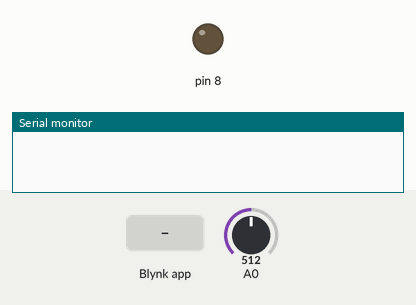
Recording of a sketch running on a simulated Arduino Uno, built with avr-gcc and run on an emulated ATmega328P. Shown: output pins drawn as LEDs (lit = HIGH), the last lines printed to the serial monitor. Inputs (shaded band) come from the test bench; at power-on: A0 = 512. WiFi joins after 1.5 s; servers stay silent unless stated.

Above: at 3.0 s.
3.1 s: Blynk app writes 1 to V8
At 7.2 s:
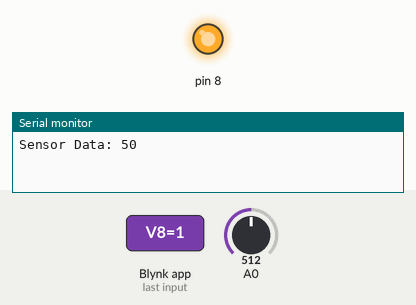
8.3 s: Blynk app writes 0 to V8
At 11.5 s:
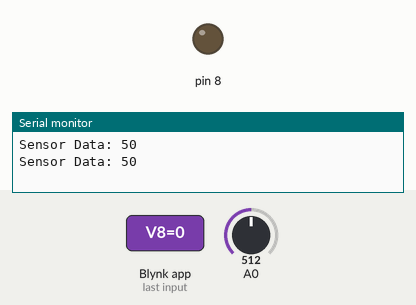
Timing chart, 0 to 13.0 s (numbered marks = the images above; inputs shaded):
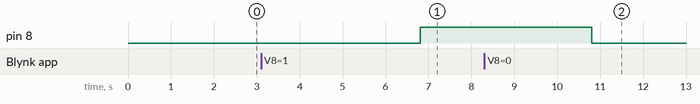

Measured:
- after the input at 3.1 s, pin 8: LOW → HIGH after 3.7 s
- after the input at 8.3 s, pin 8: HIGH → LOW after 2.5 s

The sketch:

Smart_Irrigation.ino
```cpp
#define BLYNK_TEMPLATE_ID "XXX-XXX-XXX"
#define BLYNK_DEVICE_NAME "XXX-XXX-XXX"


#define BLYNK_PRINT Serial
#include <SoftwareSerial.h>
#include <ESP8266_Lib.h>
#include <BlynkSimpleShieldEsp8266.h>

int sensor_raw_data;
int mapped_data;
int pump;
int flag = 0;

SoftwareSerial esdata(3,4);
#define auth "XXX-XXX-XXX"
#define ssid "XXX-XXX-XXX"
#define pass "XXX-XXX-XXX"
BlynkTimer timer;

ESP8266 wifi(&esdata);

void myTimerEvent() {
  //Read Soil Moisture Value From Sensor
  sensor_raw_data = analogRead(A0);

  //Map values to desired range
  mapped_data=map(sensor_raw_data, 0, 1023, 100, 0);
  delay(2000);
  String sensor_value = String(mapped_data);
  Serial.print("Sensor Data: ");
  Serial.println(mapped_data);
  delay(2000);

  //Print the value to the Gauge on the Mobile Application
  Blynk.virtualWrite(V5, mapped_data);

  //Notify the user on whether to turn on/off the water pump based on the Soil Moisture Level
  if(mapped_data < 10 && flag == 0) {
    flag = 1;
    Blynk.logEvent("moisture_level_of_soil", "Soil Moisture Is Below 10%. Turn On Water Pump.");
    } else if(mapped_data >= 10 && flag == 1) {
      flag = 0;
      Blynk.logEvent("moisture_level_of_soil", "Soil Moisture Is Above 10%. Turn Off Water Pump.");
    }
}

// Enable the button to turn on/off the water pump
BLYNK_WRITE(V8) {
  int pinValue = param.asInt();
  if(pinValue == 1) {
    digitalWrite(8, HIGH);
    pump = 100;
    } else {
      digitalWrite(8, LOW);
    pump = 0;
   }
}

void setup() {
  Serial.begin(9600);
  esdata.begin(9600);
  Blynk.begin(auth, wifi, ssid, pass);
  pinMode(A0, INPUT);
  pinMode(8, OUTPUT);

  timer.setInterval(1000L, myTimerEvent);
}

void loop() {
    Blynk.run();
    timer.run();
}
```
